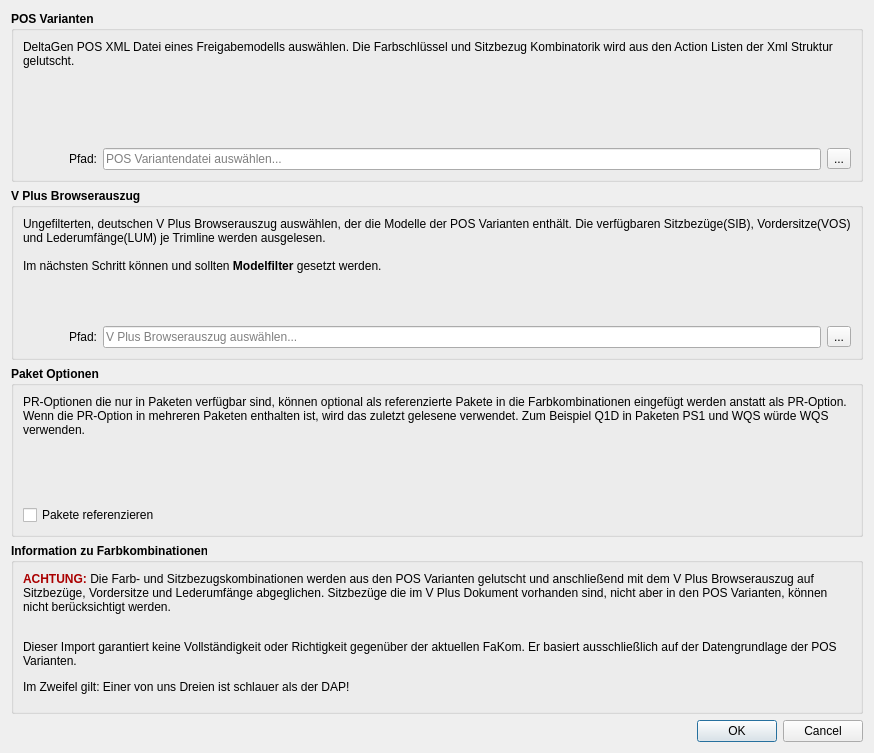
<?xml version="1.0" encoding="UTF-8"?>
<ui version="4.0">
 <class>VPlus_dialog</class>
 <widget class="QDialog" name="VPlus_dialog">
  <property name="geometry">
   <rect>
    <x>0</x>
    <y>0</y>
    <width>874</width>
    <height>753</height>
   </rect>
  </property>
  <property name="windowTitle">
   <string>FakomLutscher</string>
  </property>
  <property name="windowIcon">
   <iconset resource="res/preset_editor_rsc.qrc">
    <normaloff>:/main/RK_Icon.png</normaloff>:/main/RK_Icon.png</iconset>
  </property>
  <layout class="QVBoxLayout" name="verticalLayout_3">
   <item>
    <widget class="QGroupBox" name="groupBox_fakom">
     <property name="font">
      <font>
       <weight>75</weight>
       <bold>true</bold>
      </font>
     </property>
     <property name="title">
      <string>POS Varianten</string>
     </property>
     <property name="checkable">
      <bool>false</bool>
     </property>
     <layout class="QVBoxLayout" name="verticalLayout">
      <item alignment="Qt::AlignTop">
       <widget class="QLabel" name="label_fakomDesc">
        <property name="font">
         <font>
          <weight>50</weight>
          <bold>false</bold>
         </font>
        </property>
        <property name="text">
         <string>DeltaGen POS XML Datei eines Freigabemodells auswählen. Die Farbschlüssel und Sitzbezug Kombinatorik wird aus den Action Listen der Xml Struktur gelutscht.</string>
        </property>
        <property name="wordWrap">
         <bool>true</bool>
        </property>
       </widget>
      </item>
      <item>
       <layout class="QHBoxLayout" name="horizontalLayout">
        <item>
         <widget class="QPushButton" name="pushButton_2">
          <property name="enabled">
           <bool>false</bool>
          </property>
          <property name="icon">
           <iconset resource="res/preset_editor_rsc.qrc">
            <normaloff>:/type/fakom.png</normaloff>
            <disabledoff>:/type/fakom.png</disabledoff>
            <disabledon>:/type/fakom.png</disabledon>:/type/fakom.png</iconset>
          </property>
          <property name="iconSize">
           <size>
            <width>34</width>
            <height>34</height>
           </size>
          </property>
          <property name="autoDefault">
           <bool>false</bool>
          </property>
          <property name="flat">
           <bool>true</bool>
          </property>
         </widget>
        </item>
        <item>
         <widget class="QLabel" name="label_fakomPath">
          <property name="font">
           <font>
            <weight>50</weight>
            <bold>false</bold>
           </font>
          </property>
          <property name="text">
           <string>Pfad:</string>
          </property>
         </widget>
        </item>
        <item>
         <widget class="QLineEdit" name="lineEdit_fakomPath">
          <property name="font">
           <font>
            <weight>50</weight>
            <bold>false</bold>
           </font>
          </property>
          <property name="statusTip">
           <string>Pfad zum Ausgabe Ordner. (.) Punkt bedeutet relativ zur ausgeführten Datei.</string>
          </property>
          <property name="readOnly">
           <bool>true</bool>
          </property>
          <property name="placeholderText">
           <string>POS Variantendatei auswählen...</string>
          </property>
         </widget>
        </item>
        <item>
         <widget class="QToolButton" name="toolButton_changeFakomPath">
          <property name="font">
           <font>
            <weight>50</weight>
            <bold>false</bold>
           </font>
          </property>
          <property name="statusTip">
           <string>Datei Dialog um Ausgabe Ordner festzulegen.</string>
          </property>
          <property name="text">
           <string>...</string>
          </property>
         </widget>
        </item>
       </layout>
      </item>
     </layout>
    </widget>
   </item>
   <item>
    <widget class="QGroupBox" name="groupBox">
     <property name="font">
      <font>
       <weight>75</weight>
       <bold>true</bold>
      </font>
     </property>
     <property name="title">
      <string>V Plus Browserauszug</string>
     </property>
     <property name="flat">
      <bool>false</bool>
     </property>
     <layout class="QVBoxLayout" name="verticalLayout_2">
      <item alignment="Qt::AlignTop">
       <widget class="QLabel" name="label_fakomDesc_2">
        <property name="font">
         <font>
          <weight>50</weight>
          <bold>false</bold>
         </font>
        </property>
        <property name="text">
         <string>&lt;html&gt;&lt;head/&gt;&lt;body&gt;&lt;p&gt;Ungefilterten, deutschen V Plus Browserauszug auswählen, der die Modelle der POS Varianten enthält. Die verfügbaren Sitzbezüge(SIB), Vordersitze(VOS) und Lederumfänge(LUM) je Trimline werden ausgelesen.&lt;br/&gt;&lt;br/&gt;Im nächsten Schritt können und sollten &lt;span style=&quot; font-weight:600;&quot;&gt;Modelfilter&lt;/span&gt; gesetzt werden.&lt;/p&gt;&lt;/body&gt;&lt;/html&gt;</string>
        </property>
        <property name="wordWrap">
         <bool>true</bool>
        </property>
       </widget>
      </item>
      <item>
       <layout class="QHBoxLayout" name="horizontalLayout_2">
        <item>
         <widget class="QPushButton" name="pushButton">
          <property name="enabled">
           <bool>false</bool>
          </property>
          <property name="icon">
           <iconset resource="res/preset_editor_rsc.qrc">
            <normaloff>:/main/folder.png</normaloff>:/main/folder.png</iconset>
          </property>
          <property name="iconSize">
           <size>
            <width>26</width>
            <height>26</height>
           </size>
          </property>
          <property name="autoDefault">
           <bool>false</bool>
          </property>
          <property name="flat">
           <bool>true</bool>
          </property>
         </widget>
        </item>
        <item>
         <widget class="QLabel" name="label_vplusPath">
          <property name="font">
           <font>
            <weight>50</weight>
            <bold>false</bold>
           </font>
          </property>
          <property name="text">
           <string>Pfad:</string>
          </property>
         </widget>
        </item>
        <item>
         <widget class="QLineEdit" name="lineEdit_vplusPath">
          <property name="font">
           <font>
            <weight>50</weight>
            <bold>false</bold>
           </font>
          </property>
          <property name="statusTip">
           <string>Pfad zum Ausgabe Ordner. (.) Punkt bedeutet relativ zur ausgeführten Datei.</string>
          </property>
          <property name="readOnly">
           <bool>true</bool>
          </property>
          <property name="placeholderText">
           <string>V Plus Browserauszug auswählen...</string>
          </property>
         </widget>
        </item>
        <item>
         <widget class="QToolButton" name="toolButton_changeVplusPath">
          <property name="font">
           <font>
            <weight>50</weight>
            <bold>false</bold>
           </font>
          </property>
          <property name="statusTip">
           <string>Datei Dialog um Ausgabe Ordner festzulegen.</string>
          </property>
          <property name="text">
           <string>...</string>
          </property>
         </widget>
        </item>
       </layout>
      </item>
     </layout>
    </widget>
   </item>
   <item>
    <widget class="QGroupBox" name="groupBox_3">
     <property name="font">
      <font>
       <weight>75</weight>
       <bold>true</bold>
      </font>
     </property>
     <property name="title">
      <string>Paket Optionen</string>
     </property>
     <property name="flat">
      <bool>false</bool>
     </property>
     <layout class="QVBoxLayout" name="verticalLayout_5">
      <item alignment="Qt::AlignTop">
       <widget class="QLabel" name="label_fakomDesc_4">
        <property name="font">
         <font>
          <weight>50</weight>
          <bold>false</bold>
         </font>
        </property>
        <property name="text">
         <string>PR-Optionen die nur in Paketen verfügbar sind, können optional als referenzierte Pakete in die Farbkombinationen eingefügt werden anstatt als PR-Option. Wenn die PR-Option in mehreren Paketen enthalten ist, wird das zuletzt gelesene verwendet. Zum Beispiel Q1D in Paketen PS1 und WQS würde WQS verwenden.</string>
        </property>
        <property name="wordWrap">
         <bool>true</bool>
        </property>
       </widget>
      </item>
      <item>
       <layout class="QHBoxLayout" name="horizontalLayout_3">
        <item>
         <widget class="QCheckBox" name="create_pkg_box">
          <property name="font">
           <font>
            <weight>50</weight>
            <bold>false</bold>
           </font>
          </property>
          <property name="text">
           <string>Pakete referenzieren</string>
          </property>
         </widget>
        </item>
       </layout>
      </item>
     </layout>
    </widget>
   </item>
   <item>
    <widget class="QGroupBox" name="groupBox_2">
     <property name="font">
      <font>
       <weight>75</weight>
       <bold>true</bold>
      </font>
     </property>
     <property name="title">
      <string>Information zu Farbkombinationen</string>
     </property>
     <property name="flat">
      <bool>false</bool>
     </property>
     <layout class="QVBoxLayout" name="verticalLayout_4">
      <item alignment="Qt::AlignTop">
       <widget class="QLabel" name="label_fakomDesc_3">
        <property name="font">
         <font>
          <weight>50</weight>
          <bold>false</bold>
         </font>
        </property>
        <property name="text">
         <string>&lt;html&gt;&lt;head/&gt;&lt;body&gt;&lt;p&gt;&lt;span style=&quot; font-weight:600; color:#aa0000;&quot;&gt;ACHTUNG:&lt;/span&gt; Die Farb- und Sitzbezugskombinationen werden aus den POS Varianten gelutscht und anschließend mit dem V Plus Browserauszug auf Sitzbezüge, Vordersitze und Lederumfänge abgeglichen. Sitzbezüge die im V Plus Dokument vorhanden sind, nicht aber in den POS Varianten, können nicht berücksichtigt werden.&lt;/p&gt;&lt;p&gt;&lt;br/&gt;Dieser Import garantiert keine Vollständigkeit oder Richtigkeit gegenüber der aktuellen FaKom. Er basiert ausschließlich auf der Datengrundlage der POS Varianten.&lt;/p&gt;&lt;p&gt;Im Zweifel gilt: Einer von uns Dreien ist schlauer als der DAP!&lt;/p&gt;&lt;/body&gt;&lt;/html&gt;</string>
        </property>
        <property name="wordWrap">
         <bool>true</bool>
        </property>
       </widget>
      </item>
     </layout>
    </widget>
   </item>
   <item>
    <widget class="QDialogButtonBox" name="buttonBox">
     <property name="orientation">
      <enum>Qt::Horizontal</enum>
     </property>
     <property name="standardButtons">
      <set>QDialogButtonBox::Cancel|QDialogButtonBox::Ok</set>
     </property>
     <property name="centerButtons">
      <bool>false</bool>
     </property>
    </widget>
   </item>
  </layout>
 </widget>
 <resources>
  <include location="res/preset_editor_rsc.qrc"/>
 </resources>
 <connections>
  <connection>
   <sender>buttonBox</sender>
   <signal>accepted()</signal>
   <receiver>VPlus_dialog</receiver>
   <slot>accept()</slot>
   <hints>
    <hint type="sourcelabel">
     <x>261</x>
     <y>843</y>
    </hint>
    <hint type="destinationlabel">
     <x>157</x>
     <y>274</y>
    </hint>
   </hints>
  </connection>
  <connection>
   <sender>buttonBox</sender>
   <signal>rejected()</signal>
   <receiver>VPlus_dialog</receiver>
   <slot>reject()</slot>
   <hints>
    <hint type="sourcelabel">
     <x>329</x>
     <y>843</y>
    </hint>
    <hint type="destinationlabel">
     <x>286</x>
     <y>274</y>
    </hint>
   </hints>
  </connection>
 </connections>
</ui>
